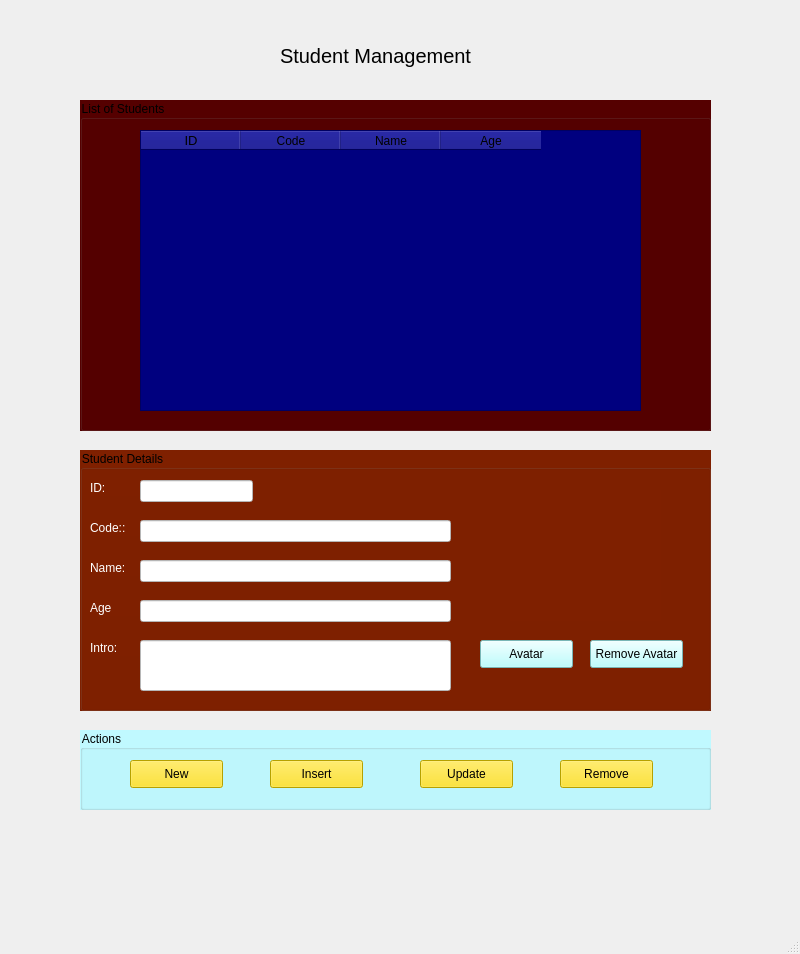
<?xml version="1.0" encoding="UTF-8"?>
<ui version="4.0">
 <class>MainWindow</class>
 <widget class="QMainWindow" name="MainWindow">
  <property name="geometry">
   <rect>
    <x>0</x>
    <y>0</y>
    <width>800</width>
    <height>954</height>
   </rect>
  </property>
  <property name="windowTitle">
   <string>MainWindow</string>
  </property>
  <widget class="QWidget" name="centralwidget">
   <widget class="QLabel" name="label">
    <property name="geometry">
     <rect>
      <x>280</x>
      <y>20</y>
      <width>261</width>
      <height>71</height>
     </rect>
    </property>
    <property name="font">
     <font>
      <pointsize>15</pointsize>
     </font>
    </property>
    <property name="layoutDirection">
     <enum>Qt::LeftToRight</enum>
    </property>
    <property name="lineWidth">
     <number>0</number>
    </property>
    <property name="text">
     <string>Student Management</string>
    </property>
   </widget>
   <widget class="QGroupBox" name="groupBoxlistofstudent">
    <property name="geometry">
     <rect>
      <x>80</x>
      <y>100</y>
      <width>631</width>
      <height>331</height>
     </rect>
    </property>
    <property name="styleSheet">
     <string notr="true">background-color: rgb(85, 0, 255);
background-color: rgb(85, 0, 0);</string>
    </property>
    <property name="title">
     <string>List of Students</string>
    </property>
    <widget class="QTableWidget" name="tableWidgetstudents">
     <property name="geometry">
      <rect>
       <x>60</x>
       <y>30</y>
       <width>501</width>
       <height>281</height>
      </rect>
     </property>
     <property name="styleSheet">
      <string notr="true">background-color: rgb(170, 255, 255);
background-color: rgb(0, 0, 127);</string>
     </property>
     <column>
      <property name="text">
       <string>ID</string>
      </property>
      <property name="font">
       <font>
        <pointsize>10</pointsize>
       </font>
      </property>
     </column>
     <column>
      <property name="text">
       <string>Code</string>
      </property>
     </column>
     <column>
      <property name="text">
       <string>Name</string>
      </property>
     </column>
     <column>
      <property name="text">
       <string>Age</string>
      </property>
     </column>
    </widget>
   </widget>
   <widget class="QGroupBox" name="groupBoxstudentdetail">
    <property name="geometry">
     <rect>
      <x>80</x>
      <y>450</y>
      <width>631</width>
      <height>261</height>
     </rect>
    </property>
    <property name="styleSheet">
     <string notr="true">background-color: rgb(229, 153, 229);
background-color: rgb(127, 32, 0);</string>
    </property>
    <property name="title">
     <string>Student Details</string>
    </property>
    <widget class="QLabel" name="label_2">
     <property name="geometry">
      <rect>
       <x>10</x>
       <y>30</y>
       <width>55</width>
       <height>16</height>
      </rect>
     </property>
     <property name="styleSheet">
      <string notr="true">color: rgb(255, 255, 255);</string>
     </property>
     <property name="text">
      <string>ID:</string>
     </property>
    </widget>
    <widget class="QLineEdit" name="lineEditid">
     <property name="geometry">
      <rect>
       <x>60</x>
       <y>30</y>
       <width>113</width>
       <height>22</height>
      </rect>
     </property>
     <property name="styleSheet">
      <string notr="true">background-color: rgb(255, 255, 127);
color: rgb(0, 0, 0);
background-color: rgb(255, 255, 255);</string>
     </property>
    </widget>
    <widget class="QLabel" name="label_3">
     <property name="geometry">
      <rect>
       <x>10</x>
       <y>70</y>
       <width>55</width>
       <height>16</height>
      </rect>
     </property>
     <property name="styleSheet">
      <string notr="true">color: rgb(255, 255, 255);</string>
     </property>
     <property name="text">
      <string>Code::</string>
     </property>
    </widget>
    <widget class="QLineEdit" name="lineEditcode">
     <property name="geometry">
      <rect>
       <x>60</x>
       <y>70</y>
       <width>311</width>
       <height>22</height>
      </rect>
     </property>
     <property name="styleSheet">
      <string notr="true">color: rgb(0, 0, 0);background-color: rgb(255, 255, 255);</string>
     </property>
    </widget>
    <widget class="QLabel" name="label_4">
     <property name="geometry">
      <rect>
       <x>10</x>
       <y>110</y>
       <width>55</width>
       <height>16</height>
      </rect>
     </property>
     <property name="styleSheet">
      <string notr="true">color: rgb(255, 255, 255);</string>
     </property>
     <property name="text">
      <string>Name:</string>
     </property>
    </widget>
    <widget class="QLineEdit" name="lineEditname">
     <property name="geometry">
      <rect>
       <x>60</x>
       <y>110</y>
       <width>311</width>
       <height>22</height>
      </rect>
     </property>
     <property name="styleSheet">
      <string notr="true">background-color: rgb(255, 255, 255);
color: rgb(0, 0, 0);</string>
     </property>
    </widget>
    <widget class="QLabel" name="label_5">
     <property name="geometry">
      <rect>
       <x>10</x>
       <y>150</y>
       <width>55</width>
       <height>16</height>
      </rect>
     </property>
     <property name="styleSheet">
      <string notr="true">color: rgb(255, 255, 255);</string>
     </property>
     <property name="text">
      <string>Age</string>
     </property>
    </widget>
    <widget class="QLineEdit" name="lineEditage">
     <property name="geometry">
      <rect>
       <x>60</x>
       <y>150</y>
       <width>311</width>
       <height>22</height>
      </rect>
     </property>
     <property name="styleSheet">
      <string notr="true">background-color: rgb(255, 255, 255);
color: rgb(0, 0, 0);</string>
     </property>
    </widget>
    <widget class="QLabel" name="label_6">
     <property name="geometry">
      <rect>
       <x>10</x>
       <y>190</y>
       <width>55</width>
       <height>16</height>
      </rect>
     </property>
     <property name="styleSheet">
      <string notr="true">color: rgb(255, 255, 255);</string>
     </property>
     <property name="text">
      <string>Intro:</string>
     </property>
    </widget>
    <widget class="QLineEdit" name="lineEditintro">
     <property name="geometry">
      <rect>
       <x>60</x>
       <y>190</y>
       <width>311</width>
       <height>51</height>
      </rect>
     </property>
     <property name="styleSheet">
      <string notr="true">background-color: rgb(255, 255, 255);
color: rgb(0, 0, 0);</string>
     </property>
    </widget>
    <widget class="QLabel" name="labelavatar">
     <property name="geometry">
      <rect>
       <x>430</x>
       <y>40</y>
       <width>151</width>
       <height>131</height>
      </rect>
     </property>
     <property name="frameShape">
      <enum>QFrame::NoFrame</enum>
     </property>
     <property name="pixmap">
      <pixmap>images/images.png</pixmap>
     </property>
     <property name="scaledContents">
      <bool>true</bool>
     </property>
    </widget>
    <widget class="QPushButton" name="pushButtonavatar">
     <property name="geometry">
      <rect>
       <x>400</x>
       <y>190</y>
       <width>93</width>
       <height>28</height>
      </rect>
     </property>
     <property name="styleSheet">
      <string notr="true">background-color: rgb(170, 255, 255);
color: rgb(0, 0, 0);</string>
     </property>
     <property name="text">
      <string>Avatar</string>
     </property>
    </widget>
    <widget class="QPushButton" name="pushButtonremoveavatar">
     <property name="geometry">
      <rect>
       <x>510</x>
       <y>190</y>
       <width>93</width>
       <height>28</height>
      </rect>
     </property>
     <property name="styleSheet">
      <string notr="true">background-color: rgb(170, 255, 255);
color: rgb(0, 0, 0);</string>
     </property>
     <property name="text">
      <string>Remove Avatar</string>
     </property>
    </widget>
   </widget>
   <widget class="QGroupBox" name="groupBoxaction">
    <property name="geometry">
     <rect>
      <x>80</x>
      <y>730</y>
      <width>631</width>
      <height>80</height>
     </rect>
    </property>
    <property name="styleSheet">
     <string notr="true">background-color: rgb(255, 255, 255);
background-color: rgb(192, 249, 255);
color: rgb(0, 0, 0);</string>
    </property>
    <property name="title">
     <string>Actions</string>
    </property>
    <widget class="QPushButton" name="pushButtonnew">
     <property name="geometry">
      <rect>
       <x>50</x>
       <y>30</y>
       <width>93</width>
       <height>28</height>
      </rect>
     </property>
     <property name="styleSheet">
      <string notr="true">background-color: rgb(170, 255, 255);
background-color: rgb(255, 225, 0);</string>
     </property>
     <property name="text">
      <string>New</string>
     </property>
    </widget>
    <widget class="QPushButton" name="pushButtoninsert">
     <property name="geometry">
      <rect>
       <x>190</x>
       <y>30</y>
       <width>93</width>
       <height>28</height>
      </rect>
     </property>
     <property name="styleSheet">
      <string notr="true">background-color: rgb(170, 255, 255);
background-color: rgb(255, 225, 0);</string>
     </property>
     <property name="text">
      <string>Insert</string>
     </property>
    </widget>
    <widget class="QPushButton" name="pushButtonremove">
     <property name="geometry">
      <rect>
       <x>480</x>
       <y>30</y>
       <width>93</width>
       <height>28</height>
      </rect>
     </property>
     <property name="styleSheet">
      <string notr="true">background-color: rgb(170, 255, 255);
background-color: rgb(255, 225, 0);</string>
     </property>
     <property name="text">
      <string>Remove</string>
     </property>
    </widget>
    <widget class="QPushButton" name="pushButtonupdate">
     <property name="geometry">
      <rect>
       <x>340</x>
       <y>30</y>
       <width>93</width>
       <height>28</height>
      </rect>
     </property>
     <property name="styleSheet">
      <string notr="true">background-color: rgb(170, 255, 255);
background-color: rgb(255, 225, 0);</string>
     </property>
     <property name="text">
      <string>Update</string>
     </property>
    </widget>
   </widget>
  </widget>
  <widget class="QMenuBar" name="menubar">
   <property name="geometry">
    <rect>
     <x>0</x>
     <y>0</y>
     <width>800</width>
     <height>26</height>
    </rect>
   </property>
  </widget>
  <widget class="QStatusBar" name="statusbar"/>
 </widget>
 <resources/>
 <connections/>
</ui>
